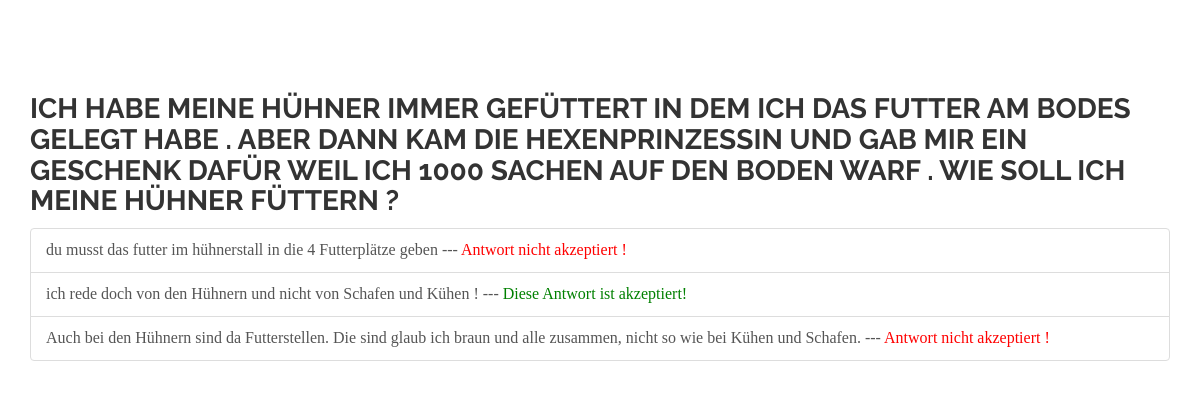
The app's page /frage/5 with its own data.
### frageAntwo/models.py (models this page shows, shortened)
class Frage(models.Model):
    text = models.TextField(max_length=1000)

class Antwort(models.Model):
    text = models.TextField(max_length=1000)
    isAkzeptiert = models.BooleanField(default=False)
    frage = models.ForeignKey(Frage)
    def __str__(self):
        return self.text[:1000]

### frageAntwo/views.py (the view)
# urls.py: url( r'^(?P<pk>\d+)$','home', name='frageAntwo_home'),
def home(request, pk):
    frag = Frage.objects.get(pk= pk)
    antworten = Antwort.objects.filter(frage = frag)
    context = {'antworten': antworten,'frage' : frag}
    return render(request, "frageAntwo/home.html", context)

### frageAntwo/templates/frageAntwo/home.html (shortened to what this page needs)
{% extends "base.html" %}
{% block content %}
 <h3 class="panel-header">{{ frage.text}} </h3>
<div class="list-group" >
    {% for antwort in antworten %}
        <a class="list-group-item" href="#">
            {{ antwort }}  ---
			{% if antwort.isAkzeptiert == True %}
                <font color="green">Diese Antwort ist akzeptiert!</font>
			{% elif antwort.isAkzeptiert  == False %}
			    <font color="red">Antwort nicht akzeptiert !</font>
            {% else %}
                <font color="red">Antwort nicht akzeptiert !</font>
            {% endif %}
            </a>
    {% empty %}
        <span class="list-group-item">No Answers available.</span>
    {% endfor %}
</div>
{% endblock content %}

### templates/base.html (shortened to what this page needs)
{% load staticfiles %}
<!DOCTYPE html>
 <html class="no-js">
    <head>
        {% block styling %}
            <link rel="stylesheet" href="{% static 'bootstrap/css/bootstrap.min.css' %}">
        {% endblock styling %}
    </head>
    <body>
    <div class="navbar navbar-default navbar-static-top">
    </div>
    <div class="container">
        {% block content %}
        {% endblock content %}
    </div>
    </body>
</html>

### records on screen
Frage: text "ICH HABE MEINE HÜHNER IMMER GEFÜTTERT IN DEM ICH DAS FUTTER AM BODES GELEGT HABE . ABER DANN KAM DIE HEXENPRINZESSIN UND GAB MIR EIN GESCHENK DAFÜR WEIL ICH 1000 SACHEN AUF DEN BODEN WARF . WIE SOLL ICH MEINE HÜHNER FÜTTERN ?"
Antwort: text "du musst das futter im hühnerstall in die 4 Futterplätze geben", isAkzeptiert "Antwort nicht akzeptiert !"
Antwort: text "ich rede doch von den Hühnern und nicht von Schafen und Kühen !", isAkzeptiert "Diese Antwort ist akzeptiert!"
Antwort: text "Auch bei den Hühnern sind da Futterstellen. Die sind glaub ich braun und alle zusammen, nicht so wie bei Kühen und Schafen.", isAkzeptiert "Antwort nicht akzeptiert !"
